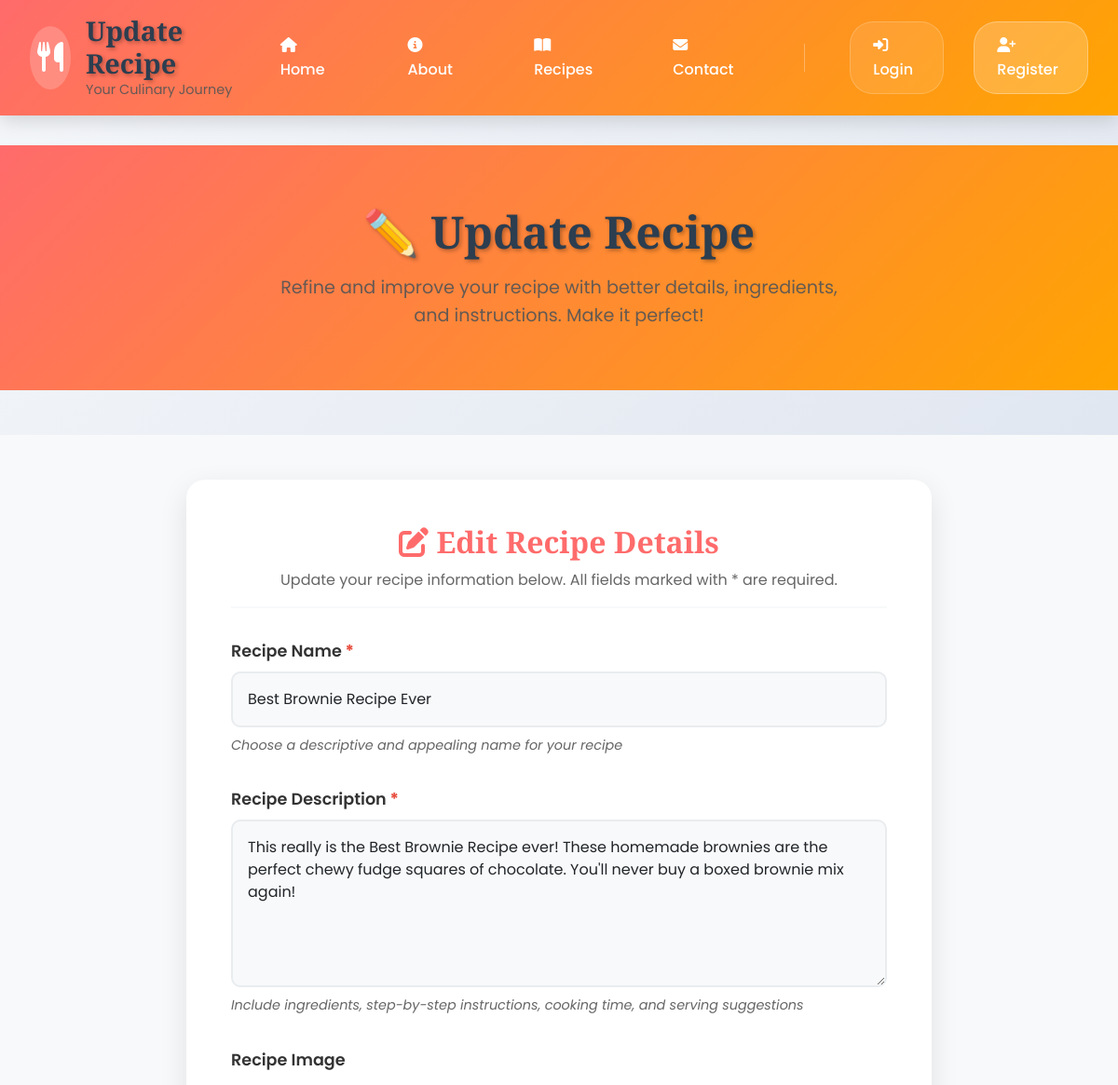
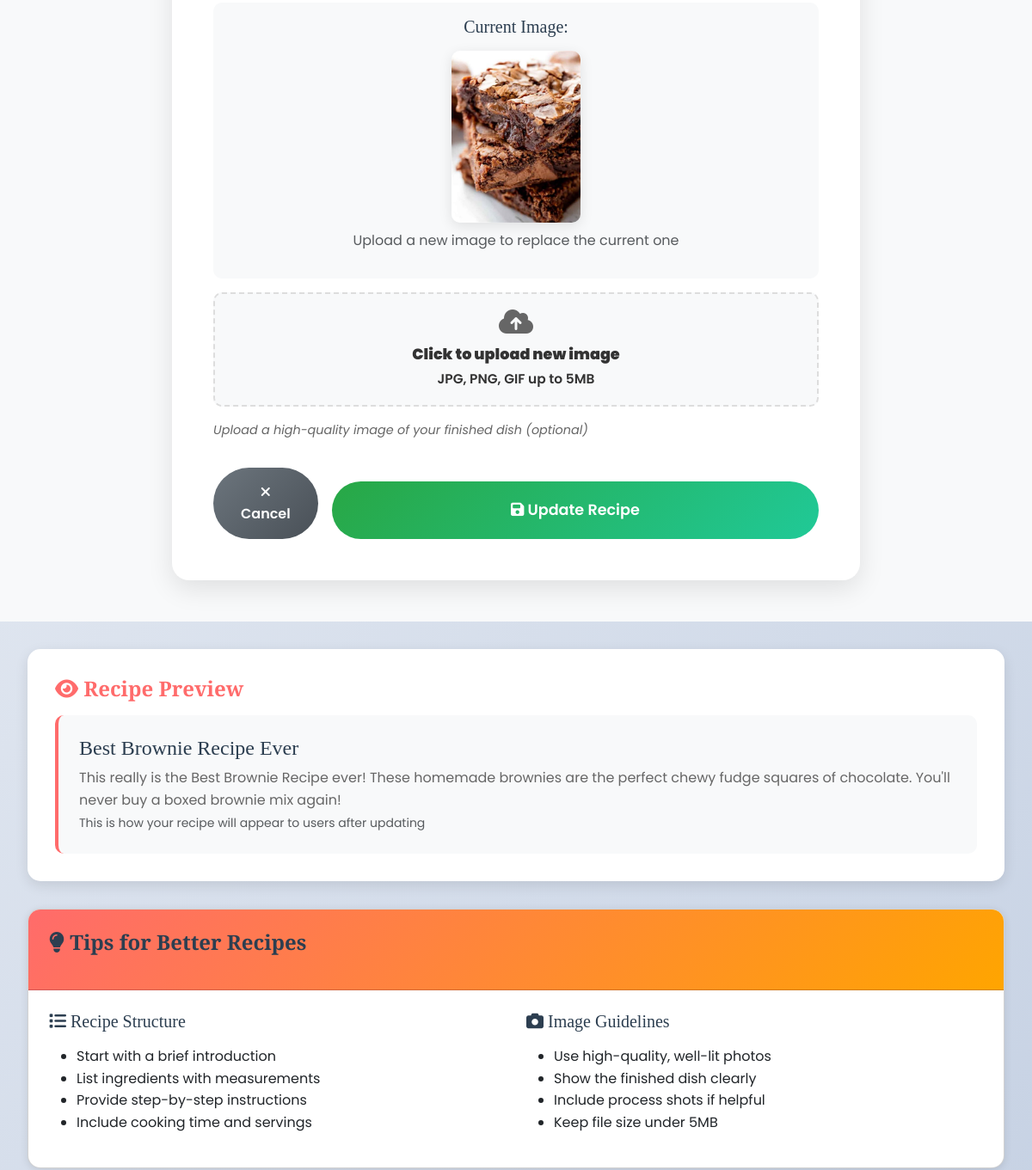
The page /update_receipe/2/ (upper part) on the database as committed earlier (2 pictures, top to bottom).
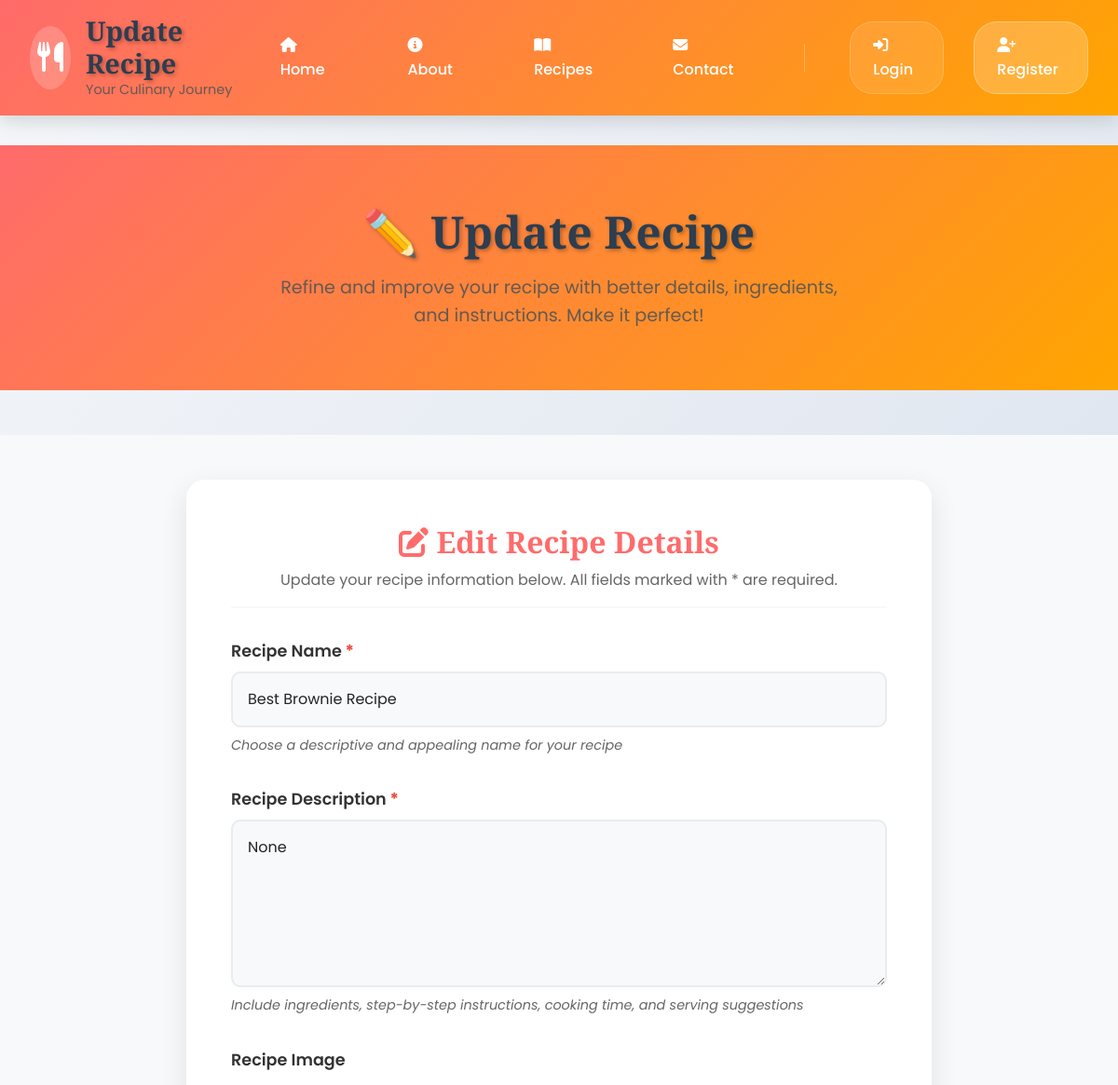
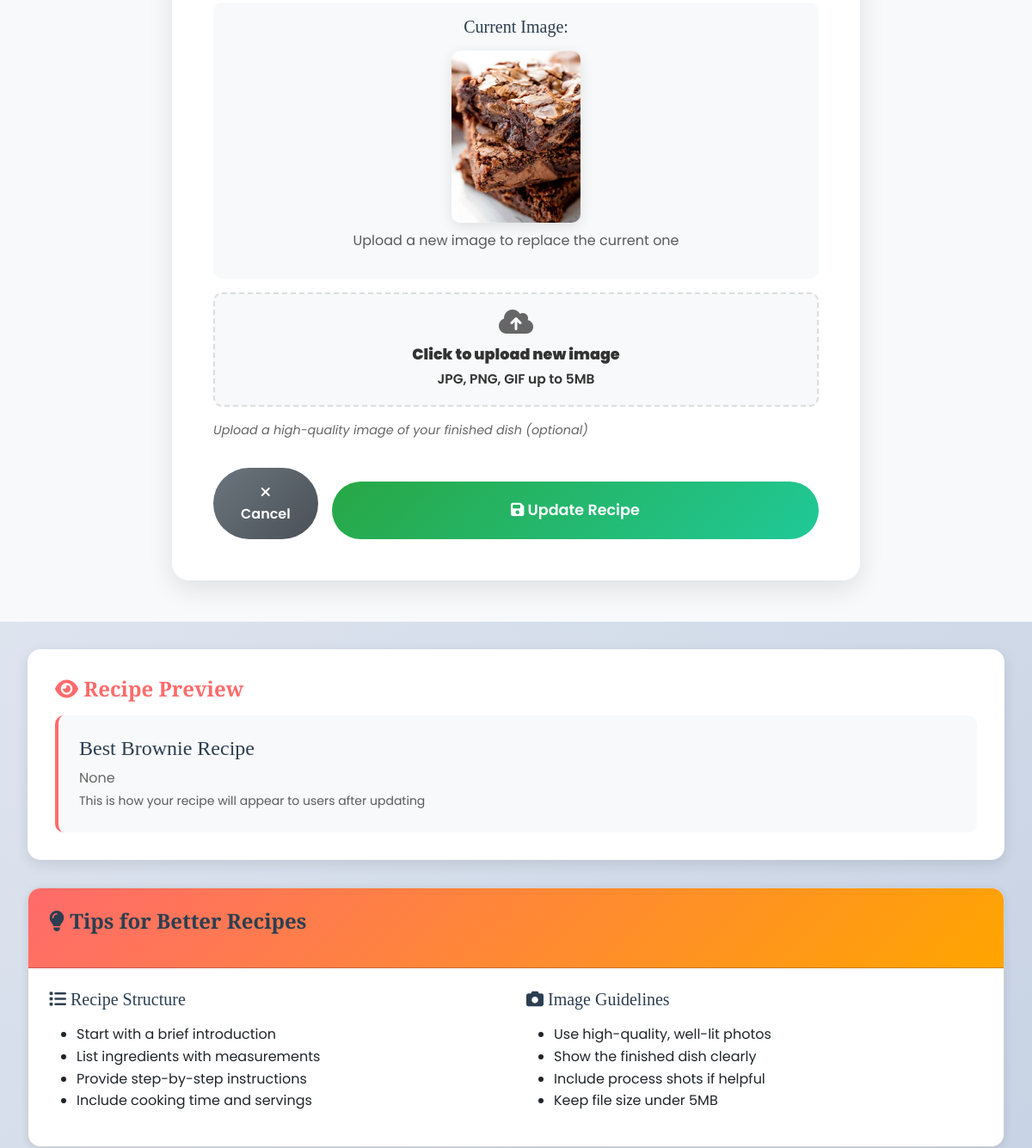
The same page on the database as committed later (2 pictures, top to bottom).
### vege/models.py (models this page shows)
class Receipe(models.Model):
    user = models.ForeignKey(User,on_delete=models.SET_NULL,null=True,blank =True)# models.cascade ka mtlb hai user deletion = user delete krna chahta  h toh krdo
    receipe_name= models.CharField( max_length=100)
    receipe_discription=models.TextField(null=True, blank=True)
    receipe_image=models.ImageField((""), upload_to="receipe", height_field=None, width_field=None, max_length=None)

### vege/views.py (the view, shortened to what this page needs)
# urls.py: path('update_receipe/<id>/',update_receipe,name="update_receipe"),
def update_receipe(request,id):
   queryset=Receipe.objects.get(id = id)
   context={'receipe':queryset}
   return render(request,'update_receipes.html',context)

### vege/templates/update_receipes.html (shortened to what this page needs)
{% extends 'home/base.html' %}
{% block header_title %}Update Recipe{% endblock %}
{% block content %}
<div class="update-hero">
    <div class="container">
        <h1>✏️ Update Recipe</h1>
        <p>Refine and improve your recipe with better details, ingredients, and instructions. Make it perfect!</p>
    </div>
</div>
<div class="update-form-section">
    <div class="container">
        <div class="update-form">
            <div class="form-header">
                <h2><i class="fas fa-edit"></i> Edit Recipe Details</h2>
                <p>Update your recipe information below. All fields marked with * are required.</p>
            </div>
            <form method="post" enctype="multipart/form-data">
                <div class="form-group">
                    <label for="receipe_name" class="required-field">Recipe Name</label>
                    <input name="receipe_name" value="{{receipe.receipe_name}}" type="text" class="form-control" id="receipe_name" placeholder="Enter recipe name" required>
                    <div class="help-text">Choose a descriptive and appealing name for your recipe</div>
                </div>
                <div class="form-group">
                    <label for="receipe_discription" class="required-field">Recipe Description</label>
                    <textarea class="form-control" name="receipe_discription" id="receipe_discription" rows="6" placeholder="Describe your recipe, including ingredients, cooking instructions, and any special tips..." required>{{receipe.receipe_discription}}</textarea>
                    <div class="help-text">Include ingredients, step-by-step instructions, cooking time, and serving suggestions</div>
                </div>
                <div class="form-group">
                    <label for="receipe_image">Recipe Image</label>
                    {% if receipe.receipe_image %}
                    <div class="current-image">
                        <h5>Current Image:</h5>
                        <img src="/media/{{receipe.receipe_image}}" alt="{{receipe.receipe_name}}" class="img-fluid">
                        <p class="mt-2 text-muted">Upload a new image to replace the current one</p>
                    </div>
                    {% endif %}
                    <div class="file-input-wrapper">
                        <label for="receipe_image" class="file-input-label">
                            <i class="fas fa-cloud-upload-alt"></i>
                            <div>
                                <strong>Click to upload new image</strong><br>
                                <small>JPG, PNG, GIF up to 5MB</small>
                            </div>
                        </label>
                    </div>
                    <div class="help-text">Upload a high-quality image of your finished dish (optional)</div>
                </div>
                <div class="action-buttons">
                    <a href="{% url 'receipes' %}" class="btn-cancel">
                        <i class="fas fa-times"></i> Cancel
                    </a>
                    <button type="submit" class="submit-btn">
                        <i class="fas fa-save"></i> Update Recipe
                    </button>
                </div>
            </form>
        </div>
    </div>
</div>
<div class="container">
    <div class="preview-section">
        <h3 class="preview-title"><i class="fas fa-eye"></i> Recipe Preview</h3>
        <div class="preview-content">
            <h4>{{receipe.receipe_name}}</h4>
            <p>{{receipe.receipe_discription|truncatewords:50}}</p>
            <small class="text-muted">This is how your recipe will appear to users after updating</small>
        </div>
    </div>
</div>
<div class="container">
    <div class="card">
        <div class="card-header">
            <h3><i class="fas fa-lightbulb"></i> Tips for Better Recipes</h3>
        </div>
        <div class="card-body">
            <div class="row">
                <div class="col-md-6">
                    <h5><i class="fas fa-list"></i> Recipe Structure</h5>
                    <ul>
                        <li>Start with a brief introduction</li>
                        <li>List ingredients with measurements</li>
                        <li>Provide step-by-step instructions</li>
                        <li>Include cooking time and servings</li>
                    </ul>
                </div>
                <div class="col-md-6">
                    <h5><i class="fas fa-camera"></i> Image Guidelines</h5>
                    <ul>
                        <li>Use high-quality, well-lit photos</li>
                        <li>Show the finished dish clearly</li>
                        <li>Include process shots if helpful</li>
                        <li>Keep file size under 5MB</li>
                    </ul>
                </div>
            </div>
        </div>
    </div>
</div>
{% endblock %}

### home/templates/home/base.html (shortened to what this page needs)
<!DOCTYPE html>
<html lang="en">
<head>
    <link href="https://cdn.jsdelivr.net/npm/bootstrap@5.3.3/dist/css/bootstrap.min.css" rel="stylesheet">
    <link rel="stylesheet" href="https://cdnjs.cloudflare.com/ajax/libs/font-awesome/6.4.0/css/all.min.css">
</head>
<body>
    <header class="main-header">
        <div class="header-content">
            <a href="{% url 'home' %}" class="logo">
                <div class="logo-icon">
                    <i class="fas fa-utensils"></i>
                </div>
                <div class="logo-text">
                    <h1>{% block header_title %}Recipe Website{% endblock %}</h1>
                    <p>Your Culinary Journey</p>
                </div>
            </a>
            <nav class="main-nav" id="mainNav">
                <a href="{% url 'home' %}" class="nav-link {% if request.resolver_match.url_name == 'home' %}active{% endif %}">
                    <i class="fas fa-home"></i> Home
                </a>
                <a href="{% url 'about' %}" class="nav-link {% if request.resolver_match.url_name == 'about' %}active{% endif %}">
                    <i class="fas fa-info-circle"></i> About
                </a>
                <a href="{% url 'receipes' %}" class="nav-link {% if request.resolver_match.url_name == 'receipes' %}active{% endif %}">
                    <i class="fas fa-book-open"></i> Recipes
                </a>
                <a href="{% url 'contact' %}" class="nav-link {% if request.resolver_match.url_name == 'contact' %}active{% endif %}">
                    <i class="fas fa-envelope"></i> Contact
                </a>
                {%if not user.is_authenticated%}
                <a href="{% url 'login_page' %}" class="nav-link auth-link">
                    <i class="fas fa-sign-in-alt"></i> Login
                </a>
                <a href="{% url 'register' %}" class="nav-link auth-link register-btn">
                    <i class="fas fa-user-plus"></i> Register
                </a>
                {%else%}
                <a href="{% url 'logout' %}" class="nav-link auth-link register-btn"> Logout</a>
                {%endif%}
            </nav>
        </div>
    </header>
    <main>
        {% block content %}{% endblock %}
    </main>
</body>
</html>

### home/templates/home/base.html (style rules this page uses)
:root { --primary-color: #ff6b6b; --secondary-color: #4ecdc4; --accent-color: #45b7d1; --dark-color: #2c3e50; --light-color: #ecf0f1; --success-color: #2ecc71; --warning-color: #f39c12; --danger-color: #e74c3c; --gradient-primary: linear-gradient(135deg, #ff6b6b 0%, #ffa500 100%); --gradient-secondary: linear-gradient(135deg, #667eea 0%, #764ba2 100%); --shadow-light: 0 2px 10px rgba(0,0,0,0.1); --shadow-medium: 0 5px 20px rgba(0,0,0,0.15); --shadow-heavy: 0 10px 30px rgba(0,0,0,0.2); --border-radius: 15px; --transition: all 0.3s ease; }
* { margin: 0; padding: 0; box-sizing: border-box; }
body { font-family: 'Poppins', sans-serif; line-height: 1.6; background: linear-gradient(135deg, #f5f7fa 0%, #c3cfe2 100%); color: var(--dark-color); min-height: 100vh; display: flex; flex-direction: column; }
.main-header { background: var(--gradient-primary); color: white; padding: 1rem 0; box-shadow: var(--shadow-medium); position: sticky; top: 0; z-index: 1000; backdrop-filter: blur(10px); }
.header-content { display: flex; justify-content: space-between; align-items: center; max-width: 1200px; margin: 0 auto; padding: 0 2rem; }
.logo { display: flex; align-items: center; gap: 1rem; text-decoration: none; color: white; }
.logo-icon { font-size: 2rem; background: rgba(255,255,255,0.2); padding: 0.5rem; border-radius: 50%; backdrop-filter: blur(10px); }
.logo-text h1 { font-family: 'Playfair Display', serif; font-size: 1.8rem; font-weight: 700; margin: 0; text-shadow: 2px 2px 4px rgba(0,0,0,0.3); }
.logo-text p { font-size: 0.9rem; opacity: 0.9; margin: 0; }
.main-nav { display: flex; gap: 2rem; align-items: center; }
.nav-link { color: white; text-decoration: none; padding: 0.75rem 1.5rem; border-radius: 25px; font-weight: 500; transition: var(--transition); position: relative; overflow: hidden; }
.nav-link::before { content: ''; position: absolute; top: 0; left: -100%; width: 100%; height: 100%; background: rgba(255,255,255,0.2); transition: var(--transition); z-index: -1; }
.auth-link { background: rgba(255,255,255,0.1); border: 1px solid rgba(255,255,255,0.2); }
.register-btn { background: rgba(255,255,255,0.2); border: 1px solid rgba(255,255,255,0.3); }
main { flex: 1; padding: 2rem 0; }
.container { max-width: 1200px; margin: 0 auto; padding: 0 2rem; }
h1, h2, h3, h4, h5, h6 { font-family: 'Playfair Display', serif; color: var(--dark-color); margin-bottom: 1rem; }
h1 { font-size: 2.5rem; font-weight: 700; }
h2 { font-size: 2rem; font-weight: 600; }
h3 { font-size: 1.5rem; font-weight: 600; }
p { margin-bottom: 1rem; color: #555; }
.form-group { margin-bottom: 1.5rem; }
.form-control { width: 100%; padding: 0.75rem 1rem; border: 2px solid #e9ecef; border-radius: 10px; font-size: 1rem; transition: var(--transition); background: white; }
.card { background: white; border-radius: var(--border-radius); box-shadow: var(--shadow-light); overflow: hidden; transition: var(--transition); }
.card-header { padding: 1.5rem; background: var(--gradient-primary); color: white; }
.card-body { padding: 1.5rem; }
.mt-2 { margin-top: 1rem; }
.fade-in-up { animation: fadeInUp 0.6s ease-out; }

Rows that differ between the two databases and show on the page:
changed Receipe: receipe_name "Best Brownie Recipe Ever" → "Best Brownie Recipe"; receipe_discription "This really is the Best Brownie Recipe ever! These homemade brownies are the perfect chewy fudge squares of chocolate. You'll never buy a boxed brownie mix again!" → "None"
